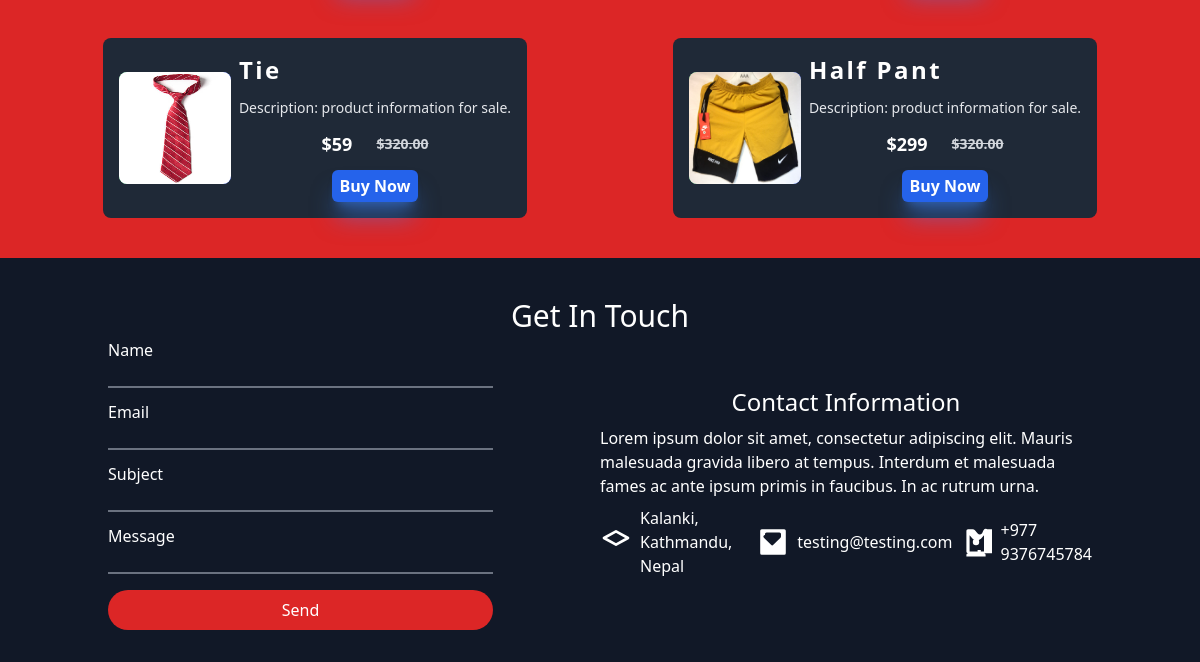
The app's page / (lower part), older data.
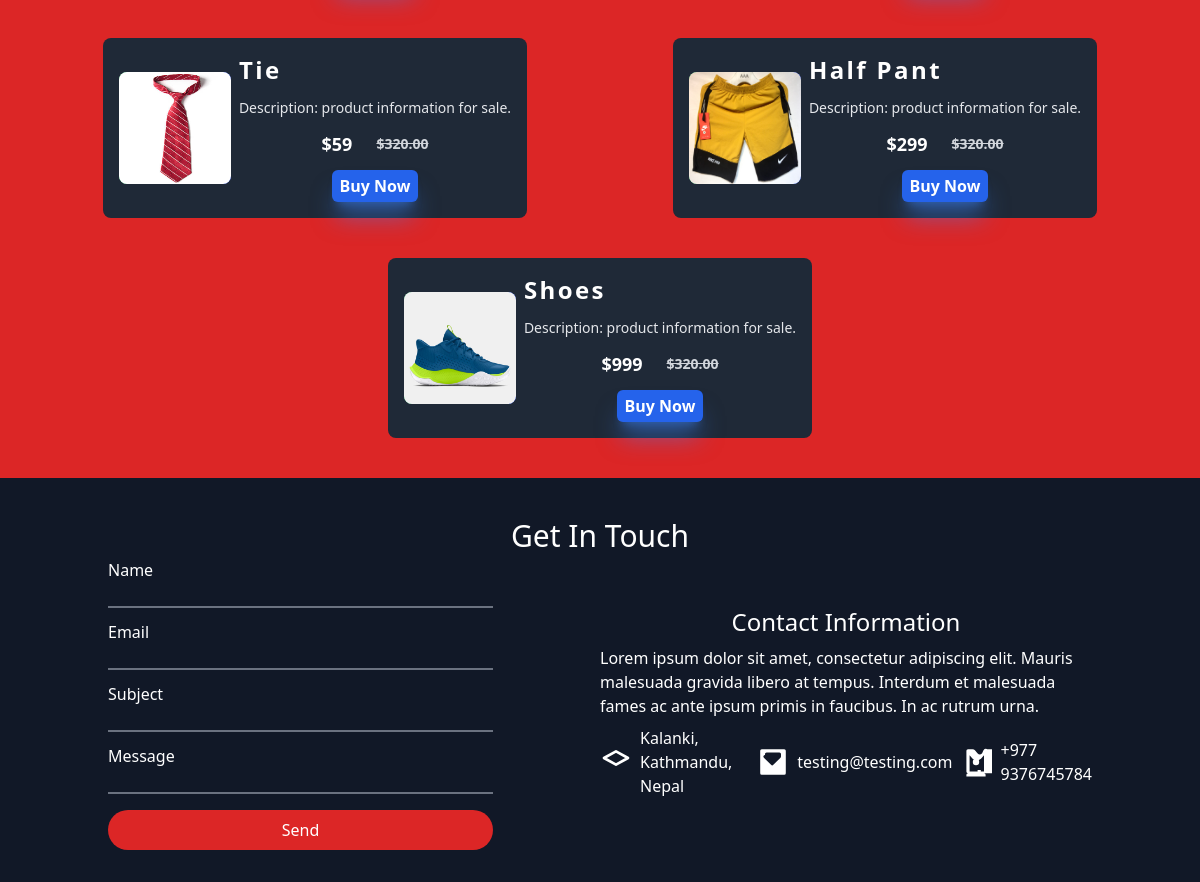
The same page, newer data.
### Ecommerce/models.py (models this page shows, shortened)
class Product(models.Model):
	image=models.ImageField(upload_to="Product_image")
	name=models.CharField(max_length=20)
	price=models.IntegerField()

### Ecommerce/views.py (the view)
# urls.py: path("",views.home,name="home"),
def home(request):
    user = request.user
    query = request.GET.get('q')
    if query:
        if query=="all":
            obj = Product.objects.all()
        obj = Product.objects.filter(
            Q(name__icontains=query)
        )
    else:
        obj = Product.objects.all()
    return render(request, "home.html", {"name": user, "objects": obj, "query": query})

### Ecommerce/templates/home.html (shortened to what this page needs)
{% extends 'base_layout.html' %}
{% block content %}
    <div class="p-10 bg-red-600">
        <div class="flex flex-wrap justify-around gap-x-5 gap-y-10 items-center">
            {% for o in objects %}
                <div class="flex flex-col justify-center items-center w-auto h-auto gap-2 p-4 bg-gray-800 rounded-lg md:flex-row">
                    <div class="flex justify-center items-center w-28 h-28 bg-gradient-to-r from-green-400 to-[#002Ff9] rounded-lg hover:-translate-y-10 duration-700 hover:scale-125">
                     <img src="{{ o.image.url }}" alt="{{ o.name }}" class="h-28 w-28 rounded-lg">
                    </div>
                    <div class="max-w-sm h-auto space-y-3">
                      <div class="flex justify-center items-center sm:justify-between">
                      <h2 class="text-white text-2xl font-bold tracking-widest">{{o.name}}</h2>
                      </div>
                      <p class="text-sm text-gray-200">Description: product information for sale.</p>
                      <div class="flex gap-6 items-center justify-center">
                        <p class="text-white font-bold text-lg">${{o.price}}</p>
                        <p class="text-gray-300 font-semibold text-sm line-through">$320.00</p>
                      </div>
                      <div class="flex justify-around items-center my-2">
                        {% if name.is_authenticated %}
                        <form method="POST" action="{% url 'checkout' o.price %}" class="text-center">
                            {% csrf_token %}
                            <button type="submit" class="px-2 bg-blue-600 p-1 rounded-md text-white font-semibold shadow-xl shadow-blue-500/50 hover:ring-2 ring-blue-400 hover:scale-75 duration-500">Buy Now</button>
                        </form>
                        {% else %}
                        <a href="{% url 'signin' %}"><button type="submit" class="px-2 bg-blue-600 p-1 rounded-md text-white font-semibold shadow-xl shadow-blue-500/50 hover:ring-2 ring-blue-400 hover:scale-75 duration-500">Buy Now</button></a>
                        {% endif %}
                      </div>
                    </div>
                    </div>
            {% endfor %}
        </div>
    </div>
{% endblock %}

### Ecommerce/templates/base_layout.html (shortened to what this page needs)
<!DOCTYPE html>
<html lang="en">
<head>
    <script src="https://cdn.tailwindcss.com"></script>
</head>
<body class="text-white">
    <div id="product" class="flex flex-wrap justify-center bg-red-600">
        {% block content %}{% endblock %}
    </div>
    <footer id="footer" class="bg-gray-900 text-white py-8">
        <div class="container mx-auto px-5">
            <h1 class="text-xl md:text-3xl font-medium mt-2 text-center">Get In Touch</h1>
            <div class="flex flex-col md:flex-row justify-center items-center md:justify-between">
                <div class="flex flex-col w-full md:w-[50%] md:max-w-[385px] text-white mt-4 md:mt-0">
                    <label htmlFor="name" class="pt-1">Name</label>
                    <input type="text" class="bg-gray-900 border-b-2 border-gray-500 focus:outline-none cursor-pointer mb-2" />
                    <label htmlFor="email" class="pt-1">Email</label>
                    <input type="text" class="bg-gray-900 border-b-2 border-gray-500 focus:outline-none cursor-pointer mb-2" />
                    <label htmlFor="subject" class="pt-1">Subject</label>
                    <input type="text" class="bg-gray-900 border-b-2 border-gray-500 focus:outline-none cursor-pointer mb-2" />
                    <label htmlFor="message" class="pt-1">Message</label>
                    <input type="text" class="bg-gray-900 border-b-2 border-gray-500 focus:outline-none cursor-pointer mb-4" />
                    <button class="bg-red-600 px-4 py-2 text-white rounded-full hover:bg-red-700">Send</button>
                </div>
                <div class="w-full md:w-[50%] md:max-w-[500px] flex flex-col mt-4 md:mt-0 gap-2">
                    <p class="text-xl md:text-2xl text-center">Contact Information</p>
                    <p class="text-lg md:text-base text-center md:text-left">
                        Lorem ipsum dolor sit amet, consectetur adipiscing elit. Mauris malesuada gravida libero at tempus. Interdum et malesuada fames ac ante ipsum primis in faucibus. In ac rutrum urna.
                    </p>
                    <div class="flex flex-col items-center md:flex-row gap-2">
                        <a href="#" class="flex items-center"><span class="text-xl md:text-2xl"><svg xmlns="http://www.w3.org/2000/svg" class="h-6 w-6 md:h-8 md:w-8 mr-2" fill="none" viewBox="0 0 24 24" stroke="currentColor"><path stroke-linecap="round" stroke-linejoin="round" stroke-width="2" d="M12 14l9-5-9-5-9 5 9 5z" /></svg></span> Kalanki, Kathmandu, Nepal</a>
                        <a href="#" class="flex items-center"><span class="text-xl md:text-2xl"></span> testing@testing.com</a>
                        <a href="#" class="flex items-center"><span class="text-xl md:text-2xl"></span> +977 9376745784</a>
                    </div>
                </div>
            </div>
        </div>
    </footer>
</body>
</html>

### Ecommerce/templates/base_layout.html (style rules this page uses)
* { margin: 0; padding: 0; }
html, body { overflow-x: hidden; }

Row changes from the older to the newer data that the page shows:
added Product: image (picture), name "Shoes", price "999"
